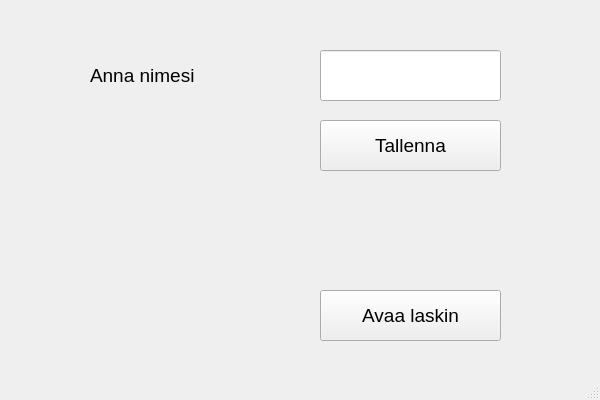
<?xml version="1.0" encoding="UTF-8"?>
<ui version="4.0">
 <class>MainWindow</class>
 <widget class="QMainWindow" name="MainWindow">
  <property name="geometry">
   <rect>
    <x>0</x>
    <y>0</y>
    <width>600</width>
    <height>400</height>
   </rect>
  </property>
  <property name="windowTitle">
   <string>MainWindow</string>
  </property>
  <widget class="QWidget" name="centralwidget">
   <widget class="QLabel" name="label">
    <property name="geometry">
     <rect>
      <x>90</x>
      <y>50</y>
      <width>181</width>
      <height>51</height>
     </rect>
    </property>
    <property name="font">
     <font>
      <pointsize>14</pointsize>
     </font>
    </property>
    <property name="text">
     <string>Anna nimesi</string>
    </property>
   </widget>
   <widget class="QLineEdit" name="textName">
    <property name="geometry">
     <rect>
      <x>320</x>
      <y>50</y>
      <width>181</width>
      <height>51</height>
     </rect>
    </property>
    <property name="font">
     <font>
      <pointsize>14</pointsize>
     </font>
    </property>
   </widget>
   <widget class="QLabel" name="labelResult">
    <property name="geometry">
     <rect>
      <x>80</x>
      <y>190</y>
      <width>421</width>
      <height>51</height>
     </rect>
    </property>
    <property name="font">
     <font>
      <pointsize>14</pointsize>
     </font>
    </property>
    <property name="text">
     <string/>
    </property>
   </widget>
   <widget class="QPushButton" name="btnSave">
    <property name="geometry">
     <rect>
      <x>320</x>
      <y>120</y>
      <width>181</width>
      <height>51</height>
     </rect>
    </property>
    <property name="font">
     <font>
      <pointsize>14</pointsize>
     </font>
    </property>
    <property name="text">
     <string>Tallenna</string>
    </property>
   </widget>
   <widget class="QPushButton" name="btnOpenCalculator">
    <property name="geometry">
     <rect>
      <x>320</x>
      <y>290</y>
      <width>181</width>
      <height>51</height>
     </rect>
    </property>
    <property name="font">
     <font>
      <pointsize>14</pointsize>
     </font>
    </property>
    <property name="text">
     <string>Avaa laskin</string>
    </property>
   </widget>
  </widget>
  <widget class="QMenuBar" name="menubar">
   <property name="geometry">
    <rect>
     <x>0</x>
     <y>0</y>
     <width>600</width>
     <height>21</height>
    </rect>
   </property>
  </widget>
  <widget class="QStatusBar" name="statusbar"/>
 </widget>
 <resources/>
 <connections/>
</ui>
